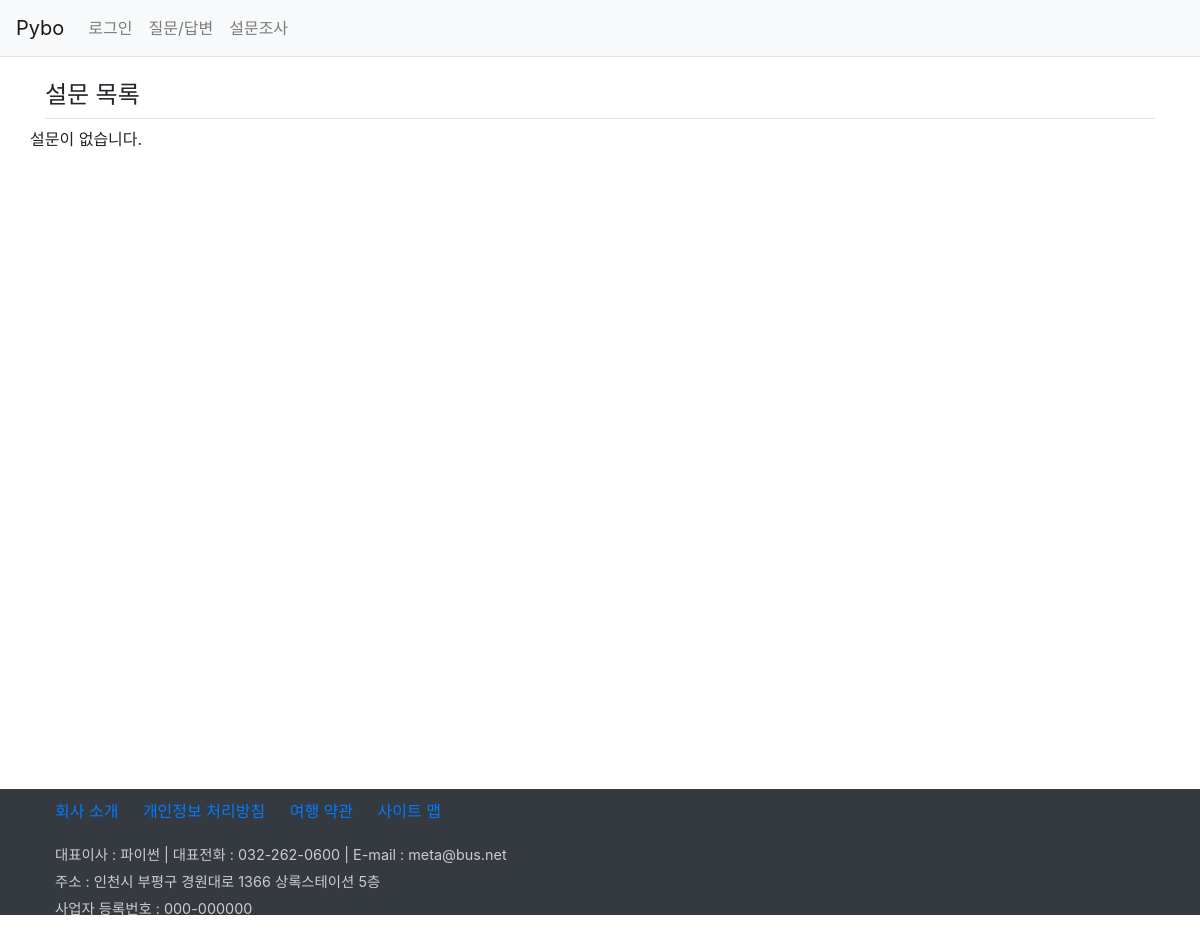
/polls/, run on an earlier commit of the app's database.
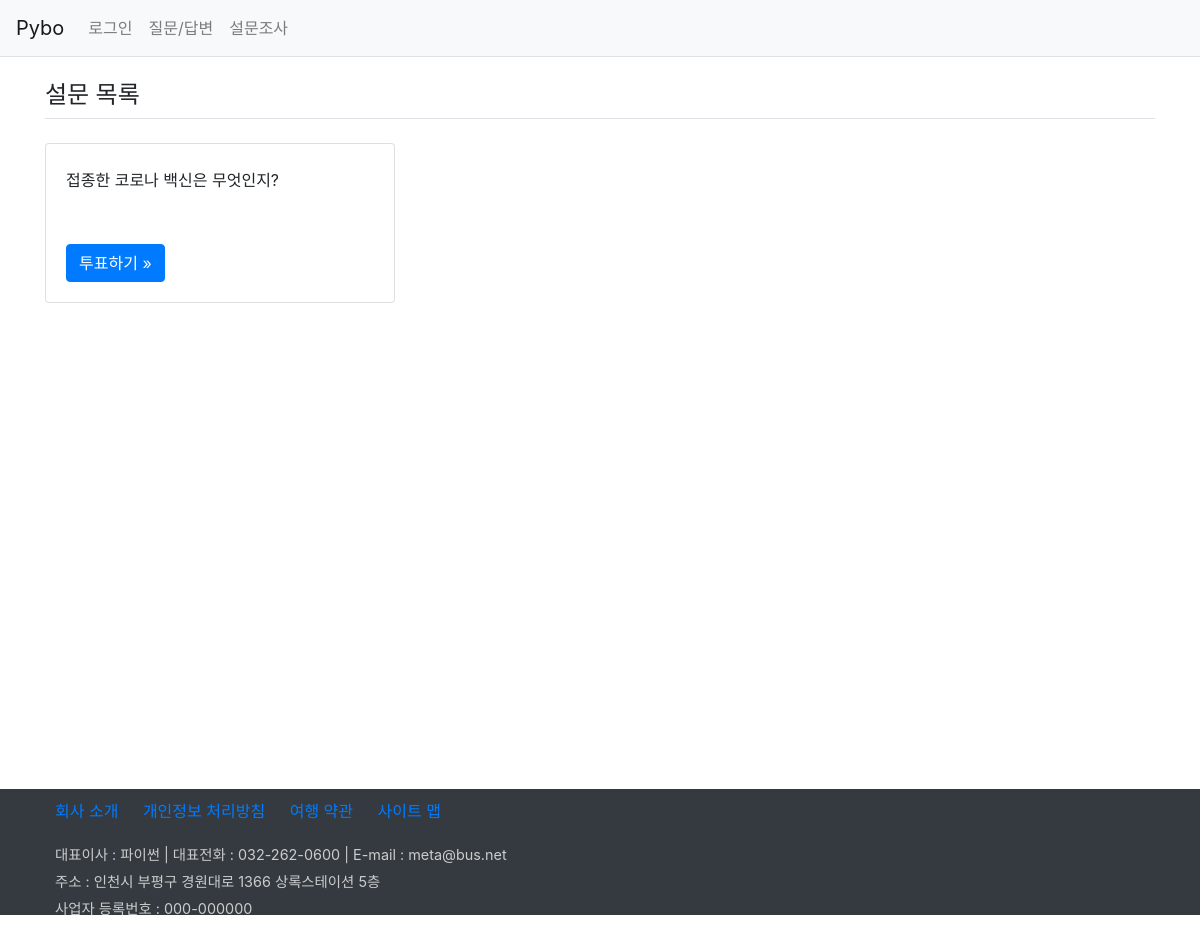
And on a later commit of the database.
### polls/models.py (models this page shows, shortened)
class Question(models.Model):
    question_text = models.CharField(max_length=100)
    pub_date = models.DateTimeField()

### polls/views.py (the view)
# urls.py: path('', views.index, name='index'),
def index(request):
    question_list = Question.objects.all()
    context = {'question_list': question_list}
    return render(request, 'polls/poll_list.html', context)

### templates/polls/poll_list.html
{% extends 'base.html' %}
{% block content %}
<div class="container my-3">
    <section>
        <h4 class="border-bottom py-2">설문 목록</h4>
        <div class="row">
            {% if question_list %}
                {% for question in question_list %}
                <div class="col-4 my-3">
                    <div class="card">
                        <div class="card-body">
                            <div class="card-text" style="line-height:2rem">
                                {{ question.question_text }}
                            </div>
                            <a href="{% url 'poll:detail' question.id %}"
                               class="btn btn-primary mt-5">투표하기 &raquo;</a>
                        </div>
                    </div>
                </div>
                {% endfor %}
            {% else %}
                <p>설문이 없습니다.</p>
            {% endif %}
        </div>
    </section>
</div>
{% endblock %}

### templates/base.html (shortened to what this page needs)
{% load static %}
<!DOCTYPE html>
<html lang="en">
<head>
    <link rel="stylesheet" href="{% static 'board/css/bootstrap.css' %}">
    <link rel="stylesheet" href="{% static 'board/css/style.css' %}">
</head>
<body>
{% include 'navbar.html' %}
{% block content %}{% endblock %}
{% include 'footer.html' %}
</body>
</html>

### templates/navbar.html (shortened to what this page needs)
<nav class="navbar navbar-expand-lg navbar-light bg-light border-bottom">
    <a class="navbar-brand" href="{% url 'board:index' %}">Pybo</a>
    <div class="collapse navbar-collapse flex-grow-0" id="navbarNav">
        <ul class="navbar-nav">
            <li class="nav-item">
                {% if user.is_authenticated %}
                    <a class="nav-link" href="{% url 'common:logout' %}">{{ user.username }}(로그아웃)</a>
                {% else %}
                <a class="nav-link" href="{% url 'common:login' %}">로그인</a>
                {% endif %}
            </li>
            <li class="nav-item">
                <a class="nav-link" href="{% url 'board:boardlist' %}">질문/답변</a>
            </li>
            <li class="nav-item">
                <a class="nav-link" href="{% url 'poll:index' %}">설문조사</a>
            </li>
        </ul>
    </div>
</nav>

### templates/footer.html
<footer class="bg-dark">
    <div class="container">
        <ul class="list-inline">
            <li><a href="#">회사 소개</a></li>
            <li><a href="#">개인정보 처리방침</a></li>
            <li><a href="#">여행 약관</a></li>
            <li><a href="#">사이트 맵</a></li>
        </ul>
        <address>
            <p>대표이사 : 파이썬 | 대표전화 : 032-262-0600 | E-mail : meta@bus.net</p>
            <p>주소 : 인천시 부평구 경원대로 1366 상록스테이션 5층</p>
            <p>사업자 등록번호 : 000-000000</p>
        </address>
    </div>
</footer>

### static/board/css/style.css (style rules this page uses)
section { height:700px; }
footer .list-inline li { display:inline-block; margin:10px; }
footer address { margin-left:10px; color:#ccc; }
footer address p { line-height:0.7rem; font-size:0.9rem }

What changed in the data, as far as the page shows it:
added Question: question_text "접종한 코로나 백신은 무엇인지?"
Also different on the page:
text no longer shown: "설문이 없습니다."
